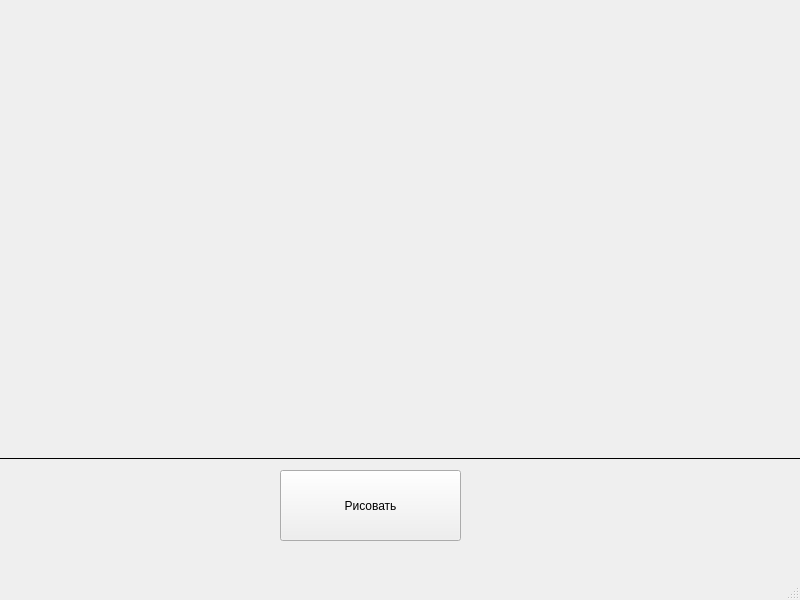
<?xml version="1.0" encoding="UTF-8"?>
<ui version="4.0">
 <class>MainWindow</class>
 <widget class="QMainWindow" name="MainWindow">
  <property name="geometry">
   <rect>
    <x>0</x>
    <y>0</y>
    <width>800</width>
    <height>600</height>
   </rect>
  </property>
  <property name="windowTitle">
   <string>MainWindow</string>
  </property>
  <widget class="QWidget" name="centralwidget">
   <widget class="QPushButton" name="pushButton">
    <property name="geometry">
     <rect>
      <x>280</x>
      <y>470</y>
      <width>181</width>
      <height>71</height>
     </rect>
    </property>
    <property name="text">
     <string>Рисовать</string>
    </property>
   </widget>
   <widget class="Line" name="line">
    <property name="geometry">
     <rect>
      <x>0</x>
      <y>450</y>
      <width>801</width>
      <height>16</height>
     </rect>
    </property>
    <property name="frameShadow">
     <enum>QFrame::Plain</enum>
    </property>
    <property name="orientation">
     <enum>Qt::Horizontal</enum>
    </property>
   </widget>
  </widget>
  <widget class="QMenuBar" name="menubar">
   <property name="geometry">
    <rect>
     <x>0</x>
     <y>0</y>
     <width>800</width>
     <height>21</height>
    </rect>
   </property>
  </widget>
  <widget class="QStatusBar" name="statusbar"/>
 </widget>
 <resources/>
 <connections/>
</ui>
